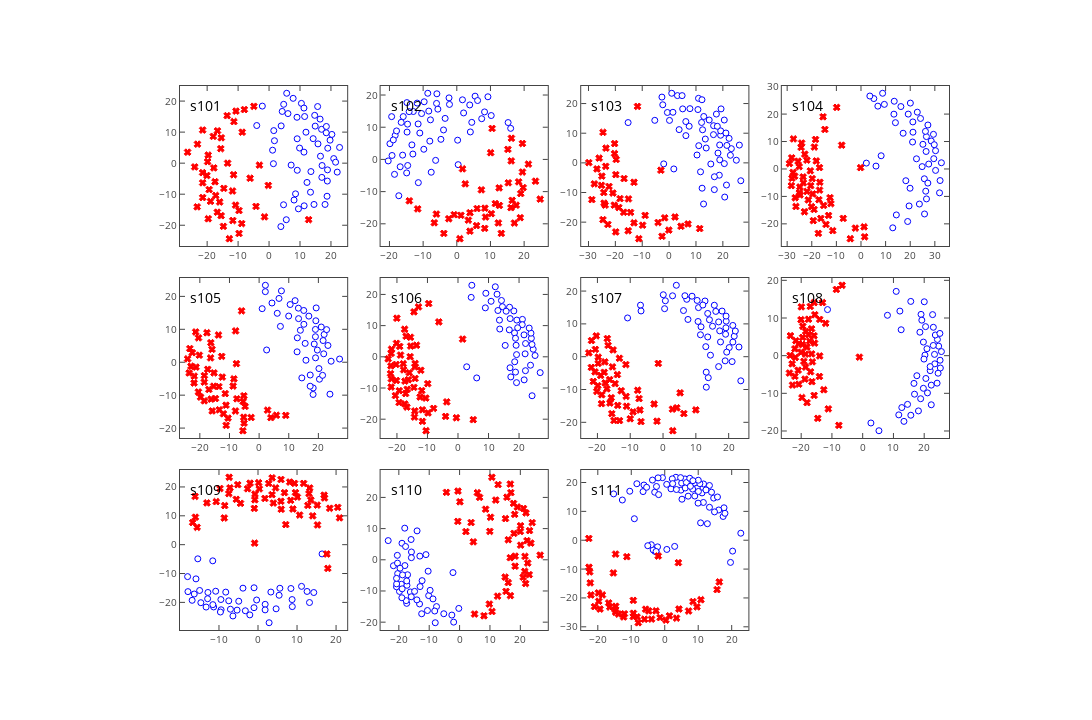

Source (notebook cell):
### Code cell
import plotly
import plotly.tools as tls 
from plotly.graph_objs import *
from plotly.offline import download_plotlyjs, init_notebook_mode, plot, iplot, iplot_mpl

init_notebook_mode(connected=True)

iplot_mpl(fig)
